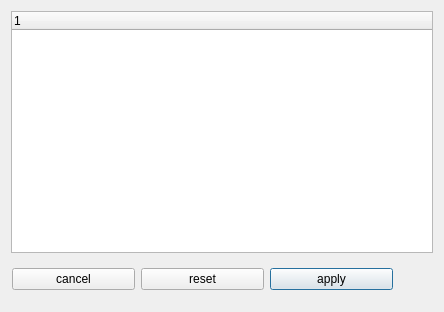
<?xml version="1.0" encoding="UTF-8"?>
<ui version="4.0">
 <class>Preferences</class>
 <widget class="QDialog" name="Preferences">
  <property name="geometry">
   <rect>
    <x>0</x>
    <y>0</y>
    <width>444</width>
    <height>312</height>
   </rect>
  </property>
  <property name="windowTitle">
   <string>Viewer Preferences</string>
  </property>
  <property name="modal">
   <bool>true</bool>
  </property>
  <layout class="QGridLayout" name="gridLayout">
   <item row="0" column="0">
    <widget class="QTreeWidget" name="treeWidget">
     <property name="minimumSize">
      <size>
       <width>420</width>
       <height>236</height>
      </size>
     </property>
     <column>
      <property name="text">
       <string notr="true">1</string>
      </property>
     </column>
    </widget>
   </item>
   <item row="1" column="0">
    <widget class="QWidget" name="button_box" native="true">
     <property name="minimumSize">
      <size>
       <width>200</width>
       <height>42</height>
      </size>
     </property>
     <property name="mouseTracking">
      <bool>false</bool>
     </property>
     <widget class="QWidget" name="horizontalLayoutWidget">
      <property name="geometry">
       <rect>
        <x>1</x>
        <y>0</y>
        <width>381</width>
        <height>41</height>
       </rect>
      </property>
      <layout class="QHBoxLayout" name="horizontalLayout">
       <item>
        <widget class="QPushButton" name="cancel">
         <property name="toolTip">
          <string>undo any unapplied changes</string>
         </property>
         <property name="whatsThis">
          <string/>
         </property>
         <property name="text">
          <string>cancel</string>
         </property>
        </widget>
       </item>
       <item>
        <widget class="QPushButton" name="reset">
         <property name="toolTip">
          <string>reset preferences to originial viewer preferences (restart required)</string>
         </property>
         <property name="whatsThis">
          <string/>
         </property>
         <property name="text">
          <string>reset</string>
         </property>
        </widget>
       </item>
       <item>
        <widget class="QPushButton" name="apply">
         <property name="toolTip">
          <string>apply any changes made to the default values (restart required)</string>
         </property>
         <property name="text">
          <string>apply</string>
         </property>
         <property name="default">
          <bool>true</bool>
         </property>
        </widget>
       </item>
      </layout>
     </widget>
    </widget>
   </item>
  </layout>
 </widget>
 <resources/>
 <connections/>
</ui>
